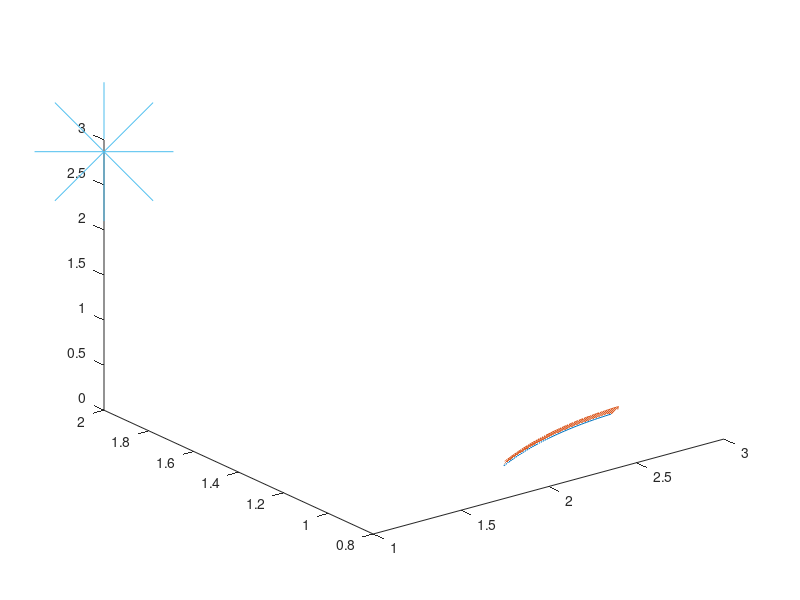

MATLAB code to generate this figure:
# derivadas direccionales 
T=linspace(0,2*pi,50)
t=deg2rad(T);
x=2*e.^(2*t);
y=cos(4*t);
z=sin(4*t);
plot3(x,y,z),hold on
Fx=x;
Fy=y;
Fz=z;
quiver3(x,y,z,Fx,Fy,Fz)
plot3(1,2,2.87,"marker","*","markersize",100), hold on 
